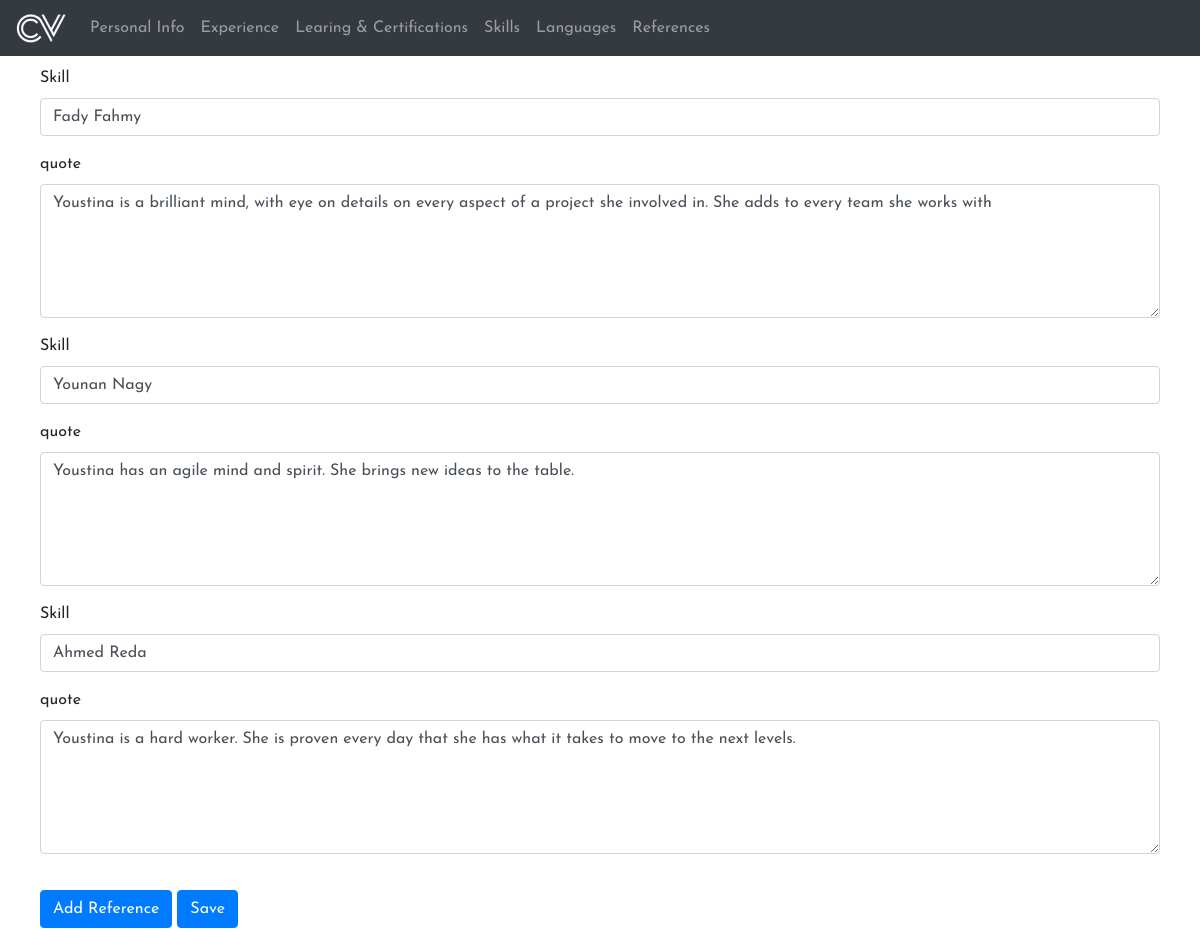
Page /references (signed in) on the committed database.
### tables this page shows
CREATE TABLE reference(
   id INTEGER PRIMARY KEY AUTOINCREMENT,
   user_id INTEGER,
   name varchar(100),
   quote text,
   FOREIGN KEY(user_id) REFERENCES user(id)
   );

### app.py (the view)
@app.route("/references", methods=["GET", "POST"])
@login_required
def references():
    if request.method == 'POST':
        references = request.json
        db.execute('DELETE FROM reference WHERE user_id = ?', session["user_id"])
        for reference in references:
            db.execute('INSERT INTO reference(user_id,name,quote) VALUES(?,?,?)', session["user_id"],reference['name'], reference['quote'])
    references = db.execute('SELECT * FROM reference WHERE user_id = ?', session["user_id"])
    return render_template('references.html', references=references)

### app.py (called while the page is built)
@app.after_request
def after_request(response):
    response.headers["Cache-Control"] = "no-cache, no-store, must-revalidate"
    response.headers["Expires"] = 0
    response.headers["Pragma"] = "no-cache"
    return response

### helpers.py (called while the page is built)
def login_required(f):
    @wraps(f)
    def decorated_function(*args, **kwargs):
        if session.get("user_id") is None:
            return redirect("/login")
        return f(*args, **kwargs)
    return decorated_function

### templates/references.html (shortened to what this page needs)
{% extends "template_navbar.html" %}
{% block main %}
<div id="content" class="container">
    {% for reference in references %}
        <form class="needs-validation">
            <div class="form-row">
                <div class="col-md-12 mb-3">
                    <label for="name${loop.index}">Skill</label>
                    <input type="text" class="form-control" id="name{{loop.index}}"" name="name{{loop.index}}" value="{{reference.name}}" >
                </div>
                <div class="col-md-12 mb-3">
                    <label for="quote{{loop.index}}" class="form-label">quote</label>
                    <textarea class="form-control" id="quote{{loop.index}}" name="quote{{loop.index}}" rows="5">{{reference.quote}}</textarea>
                </div>
            </div>
        </form>
    {% endfor %}
</div>
    <div class="container" name = "buttons">
        <button class="btn btn-primary" id="add" type="submit">Add Reference</button>
        <button class="btn btn-primary" id="save" type="submit">Save</button>
    </div>
{% endblock %}

### static/css/style.css (style rules this page uses)
html, body { height: 100%; font-family: 'Josefin Sans', sans-serif; }

### static/css/main.css (style rules this page uses)
.container { padding: 10px; }

### rows in the picture
reference: name "Fady Fahmy", quote "Youstina is a brilliant mind, with eye on details on every aspect of a project she involved in. She adds to every team she works with"
reference: name "Younan Nagy", quote "Youstina has an agile mind and spirit. She brings new ideas to the table."
reference: name "Ahmed Reda", quote "Youstina is a hard worker. She is proven every day that she has what it takes to move to the next levels."
